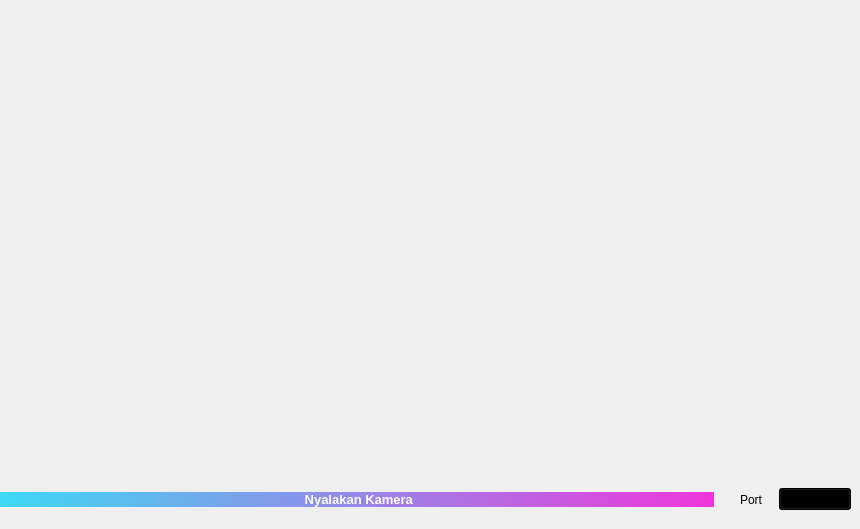
                         <widget class="QWidget" name="tab_6">
                          <attribute name="title">
                           <string>Camera</string>
                          </attribute>
                          <widget class="QWidget" name="horizontalLayoutWidget">
                           <property name="geometry">
                            <rect>
                             <x>0</x>
                             <y>479</y>
                             <width>851</width>
                             <height>41</height>
                            </rect>
                           </property>
                           <layout class="QHBoxLayout" name="horizontalLayout_9">
                            <item>
                             <widget class="QPushButton" name="pushButton">
                              <property name="sizePolicy">
                               <sizepolicy hsizetype="Expanding" vsizetype="Fixed">
                                <horstretch>0</horstretch>
                                <verstretch>0</verstretch>
                               </sizepolicy>
                              </property>
                              <property name="font">
                               <font>
                                <family>Microsoft YaHei UI</family>
                                <pointsize>10</pointsize>
                                <weight>75</weight>
                                <italic>false</italic>
                                <bold>true</bold>
                               </font>
                              </property>
                              <property name="styleSheet">
                               <string notr="true">QPushButton{
font: 75 10pt &quot;Microsoft YaHei UI&quot;;
font-weight: bold;
color: rgb(255, 255, 255);
background-color: qlineargradient(spread:pad, x1:0, y1:0, x2:1, y2:0, stop:0 rgb(61, 217, 245), stop:1 rgb(240, 53, 218));
border-style: solid;
border-radius:21px;
}
QPushButton:hover {
	background-color: qlineargradient(spread:pad, x1:0, y1:0, x2:1, y2:0, stop:0 rgb(61, 217, 245), stop:1 rgb(240, 53, 218));
	border: 2px solid rgb(61, 70, 86);
}
QPushButton:pressed {	
	background-color: qlineargradient(spread:pad, x1:0, y1:0, x2:1, y2:0, stop:0 rgb(61, 217, 245), stop:1 rgb(240, 53, 218));
	border: 2px solid rgb(43, 50, 61);
}</string>
                              </property>
                              <property name="text">
                               <string> Nyalakan Kamera</string>
                              </property>
                              <property name="icon">
                               <iconset>
                                <normaloff>Windows/icons8-video-stabilization-windows-11-color-70.png</normaloff>Windows/icons8-video-stabilization-windows-11-color-70.png</iconset>
                              </property>
                             </widget>
                            </item>
                            <item>
                             <spacer name="horizontalSpacer">
                              <property name="orientation">
                               <enum>Qt::Horizontal</enum>
                              </property>
                              <property name="sizeType">
                               <enum>QSizePolicy::Fixed</enum>
                              </property>
                              <property name="sizeHint" stdset="0">
                               <size>
                                <width>20</width>
                                <height>20</height>
                               </size>
                              </property>
                             </spacer>
                            </item>
                            <item>
                             <widget class="QLabel" name="label_2">
                              <property name="text">
                               <string>Port</string>
                              </property>
                             </widget>
                            </item>
                            <item>
                             <spacer name="horizontalSpacer_2">
                              <property name="orientation">
                               <enum>Qt::Horizontal</enum>
                              </property>
                              <property name="sizeType">
                               <enum>QSizePolicy::Fixed</enum>
                              </property>
                              <property name="sizeHint" stdset="0">
                               <size>
                                <width>10</width>
                                <height>20</height>
                               </size>
                              </property>
                             </spacer>
                            </item>
                            <item>
                             <widget class="QComboBox" name="comboBox">
                              <property name="styleSheet">
                               <string notr="true">background-color: qlineargradient(spread:pad, x1:0, y1:0, x2:1, y2:0, stop:0 rgb(61, 217, 245), stop:1 rgb(240, 53, 218));</string>
                              </property>
                             </widget>
                            </item>
                           </layout>
                          </widget>
                          <widget class="QWidget" name="verticalLayoutWidget">
                           <property name="geometry">
                            <rect>
                             <x>579</x>
                             <y>0</y>
                             <width>261</width>
                             <height>481</height>
                            </rect>
                           </property>
                           <layout class="QVBoxLayout" name="verticalLayout_7">
                            <item>
                             <widget class="QLabel" name="label_4">
                              <property name="text">
                               <string/>
                              </property>
                              <property name="alignment">
                               <set>Qt::AlignRight|Qt::AlignTrailing|Qt::AlignVCenter</set>
                              </property>
                             </widget>
                            </item>
                           </layout>
                          </widget>
                         </widget>
